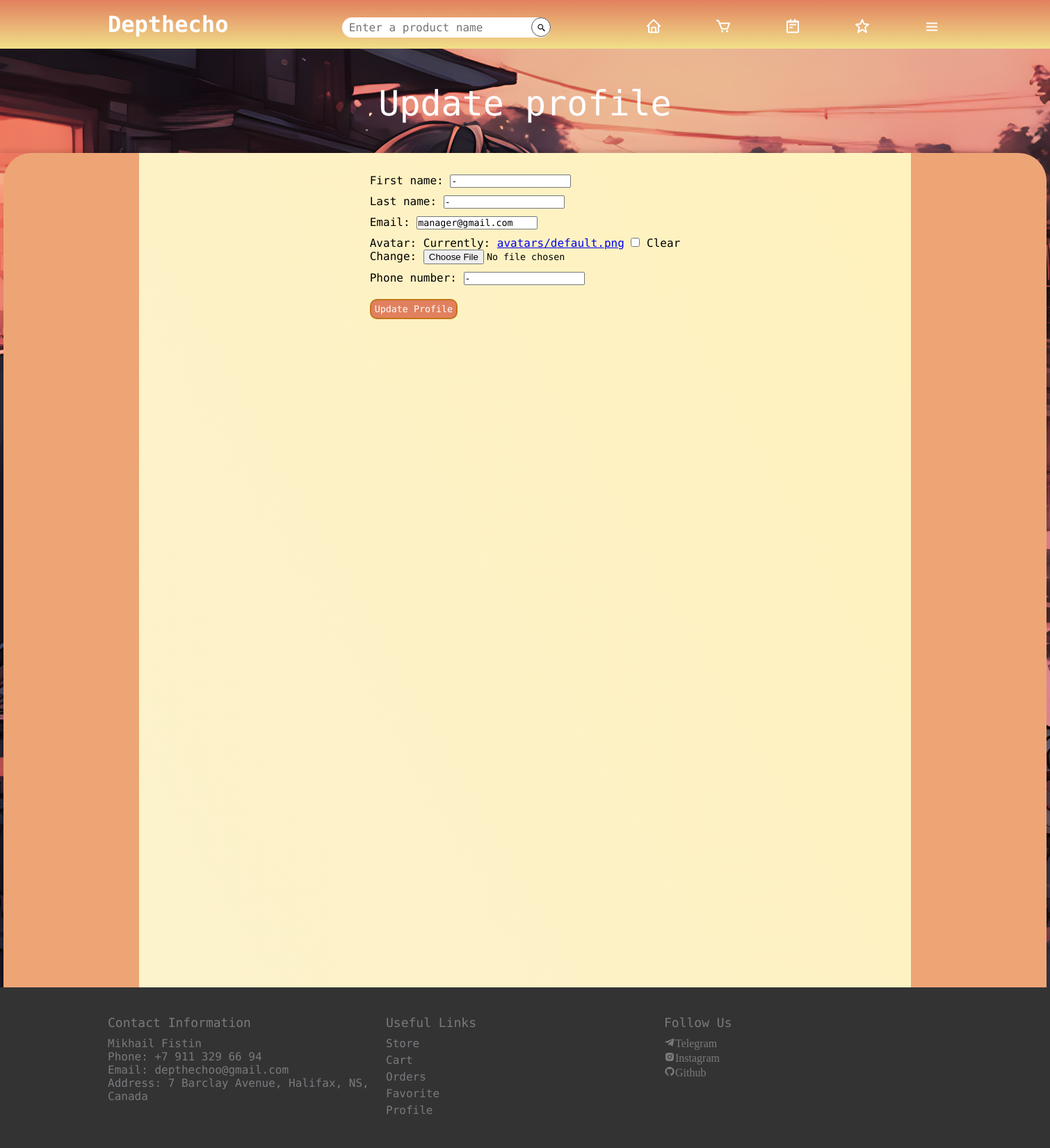
Before: /update-profile/ (signed in) with the older database file.
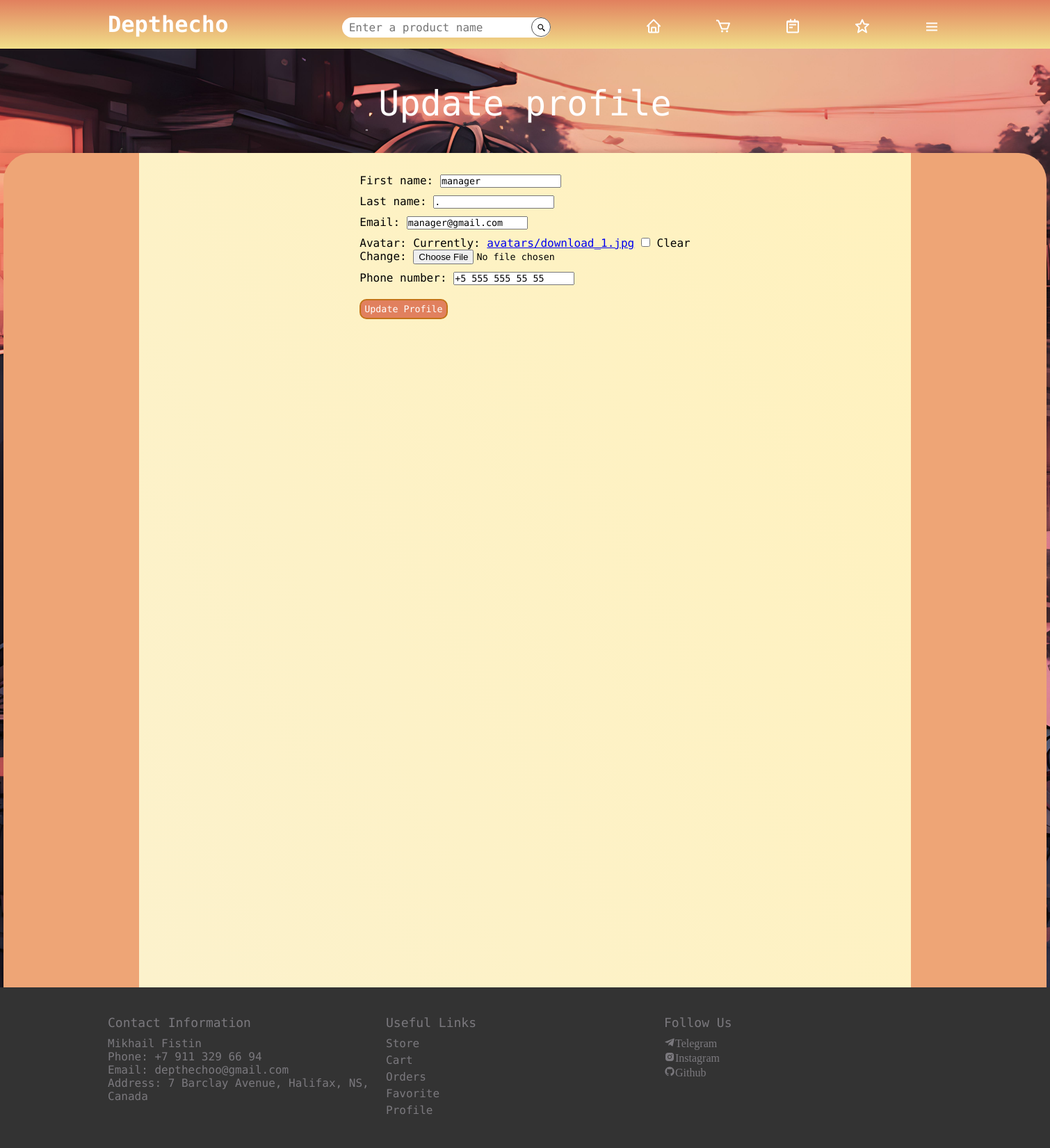
After: the same page with the newer database file.
### user_profile/models.py (models this page shows, shortened)
class UserProfile(models.Model):
    user = models.OneToOneField(CustomUser, on_delete=models.CASCADE, related_name='profile')
    username = models.CharField(max_length=150, unique=True)
    first_name = models.CharField(max_length=50, default="-")
    last_name = models.CharField(max_length=50, default="-")
    email = models.EmailField()
    avatar = models.ImageField(upload_to='avatars/', null=True, blank=True, default='avatars/default.png')
    phone_number = models.CharField(max_length=20, null=True, blank=True, default="-")

### user_profile/views.py (the view)
# urls.py: path('update-profile/', views.update_profile, name='update-profile'),
@login_required(login_url='login-page')
def update_profile(request):
    user = request.user
    try:
        profile = UserProfile.objects.get(user=user)
    except UserProfile.DoesNotExist:
        profile = None
    if request.method == 'POST':
        form = CustomUserProfileForm(request.POST, request.FILES, instance=profile)
        if form.is_valid():
            profile = form.save(commit=False)
            profile.user = request.user
            profile.save()
            return redirect('profile')
    else:
        form = CustomUserProfileForm(instance=profile)
    return render(request, 'user_profile/update_profile.html', {'form': form})

### user_profile/forms.py
class CustomUserProfileForm(forms.ModelForm):
    class Meta:
        model = UserProfile
        fields = ['first_name', 'last_name', 'email', 'avatar', 'phone_number']

### user_profile/templates/user_profile/update_profile.html (shortened to what this page needs)
{% extends 'mainpage/base.html' %}
{% load static %}
{% block content %}
{% include 'mainpage/main_header.html' %}
<div class="profile-page-body">
    <div class="empty-space">
        <h1 class="store-header">
            Update profile
        </h1>
    </div>
    <section class="update-profile-page-main">
        <div class="update-profile-page-content">
            <div class="update-profile-page-container">
                <form method="post" enctype="multipart/form-data">
                    {{ form.as_p }}
                    <button type="submit" class="btn btn-primary">Update Profile</button>
                </form>
            </div>
        </div>
    </section>
</div>
{% endblock %}

Changed rows visible on the page:
changed UserProfile "manager@gmail.com": first_name "-" → "manager"; last_name "-" → "."; phone_number "-" → "+5 555 555 55 55"
Other visible differences:
text no longer shown: "First name: Last name: Email: Avatar: Currently: avatars/default.png Clear Change: Phone number:"
text now shown: "First name: Last name: Email: Avatar: Currently: avatars/download_1.jpg Clear Change: Phone number:"
